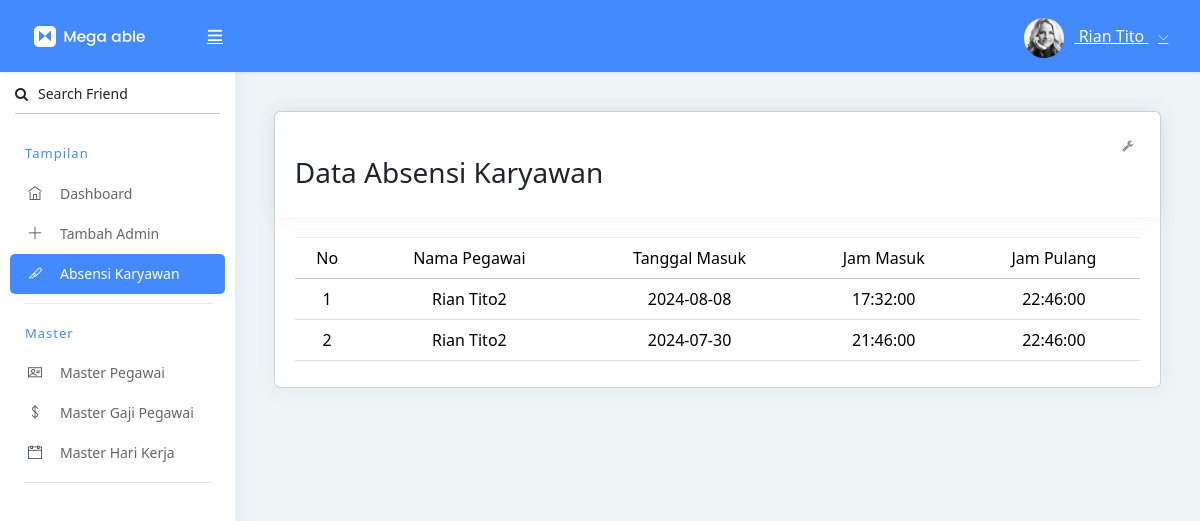
/Admin/absensi/karyawan.php (signed in), run on the app's committed database.
### tables this page shows
CREATE TABLE `absensi_karyawan` (
  `id` int(11) NOT NULL,
  `id_pegawai` int(11) DEFAULT NULL,
  `tanggal_absen` date DEFAULT NULL,
  `jam_masuk` time DEFAULT NULL,
  `jam_keluar` time DEFAULT NULL
);

CREATE TABLE `master_pegawai` (
  `id_pegawai` int(10) NOT NULL,
  `nama_pegawai` varchar(100) NOT NULL,
  `alamat` varchar(100) NOT NULL,
  `telepon_pegawai` varchar(40) NOT NULL,
  `email_pegawai` varchar(50) NOT NULL,
  `tanggal_gabung` varchar(50) NOT NULL,
  `created_at` timestamp NOT NULL DEFAULT current_timestamp(),
  `updated_at` timestamp NOT NULL DEFAULT current_timestamp()
);

### Admin/absensi/karyawan.php (the view, shortened to what this page needs)
<?php
include '../../connection.php';
?>
<!DOCTYPE html>
<html lang="en">
<head>
    <link rel="stylesheet" href="../../assets2/pages/waves/css/waves.min.css" type="text/css" media="all">
    <link rel="stylesheet" type="text/css" href="../../assets2/css/bootstrap/css/bootstrap.min.css">
    <link rel="stylesheet" href="../../assets2/pages/waves/css/waves.min.css" type="text/css" media="all">
    <link rel="stylesheet" type="text/css" href="../../assets2/icon/themify-icons/themify-icons.css">
    <link rel="stylesheet" type="text/css" href="../../assets2/icon/font-awesome/css/font-awesome.min.css">
    <link rel="stylesheet" type="text/css" href="../../assets2/css/jquery.mCustomScrollbar.css">
    <link rel="stylesheet" href="https://www.amcharts.com/lib/3/plugins/export/export.css" type="text/css" media="all" />
    <link rel="stylesheet" type="text/css" href="../../assets2/css/style.css">
    <link rel="stylesheet" href="//cdn.jsdelivr.net/npm/sweetalert2@11">
    <link href="https://cdn.jsdelivr.net/npm/bootstrap@5.3.3/dist/css/bootstrap.min.css" rel="stylesheet">
</head>
<body>
    <div id="pcoded" class="pcoded">
        <div class="pcoded-container navbar-wrapper">
            <nav class="navbar header-navbar pcoded-header">
                <div class="navbar-wrapper">
                    <div class="navbar-logo">
                        <a class="mobile-menu waves-effect waves-light" id="mobile-collapse" href="#!">
                            <i class="ti-menu"></i>
                        </a>
                        <a href="index.html">
                            <img class="img-fluid" src="../../assets2/images/logo.png" alt="Theme-Logo" />
                        </a>
                    </div>
                    <div class="navbar-container container-fluid">
                        <ul class="nav-right">
                            <li class="user-profile header-notification">
                                <a href="#!" class="waves-effect waves-light">
                                    <img src="../../assets2/images/avatar-4.jpg" class="img-radius" alt="User-Profile-Image">
                                    <span><?php echo $_SESSION['user_name']; ?></span>
                                    <i class="ti-angle-down"></i>
                                </a>
                            </li>
                        </ul>
                    </div>
                </div>
            </nav>
            <div class="pcoded-main-container">
                <div class="pcoded-wrapper">
                    <nav class="pcoded-navbar">
                        <div class="pcoded-inner-navbar main-menu">
                            <div class="p-15 p-b-0">
                                <form class="form-material">
                                    <div class="form-group form-primary">
                                        <input type="text" name="footer-email" class="form-control" required="">
                                        <label class="float-label"><i class="fa fa-search m-r-10"></i>Search Friend</label>
                                    </div>
                                </form>
                            </div>
                            <div class="pcoded-navigation-label" data-i18n="nav.category.navigation">Tampilan</div>
                            <ul class="pcoded-item pcoded-left-item">
                                <li>
                                    <a href="../dashboard.php" class="waves-effect waves-dark">
                                        <span class="pcoded-micon"><i class="ti-home"></i><b>D</b></span>
                                        <span class="pcoded-mtext" data-i18n="nav.dash.main">Dashboard</span>
                                    </a>
                                </li>
                                <li>
                                    <a href="../dashboard.php" class="waves-effect waves-dark">
                                        <span class="pcoded-micon"><i class="ti-plus"></i></i><b>D</b></span>
                                        <span class="pcoded-mtext" data-i18n="nav.dash.main">Tambah Admin</span>
                                    </a>
                                </li>
                                <li class="active">
                                    <a href="./absensi/karyawan.php" class="waves-effect waves-dark">
                                        <span class="pcoded-micon"><i class="ti-slice"></i></i><b>D</b></span>
                                        <span class="pcoded-mtext" data-i18n="nav.dash.main">Absensi Karyawan</span>
                                    </a>
                                </li>
                            </ul>
                            <div class="pcoded-navigation-label" data-i18n="nav.category.forms">Master</div>
                            <ul class="pcoded-item pcoded-left-item">
                                <li>
                                    <a href="../master_pegawai/master_pegawai.php" class="waves-effect waves-dark">
                                        <span class="pcoded-micon"><i class="ti-id-badge"></i><b>FC</b></span>
                                        <span class="pcoded-mtext" data-i18n="nav.form-components.main">Master Pegawai</span>
                                    </a>
                                </li>
                                <li>
                                    <a href="../gaji/master_gaji.php" class="waves-effect waves-dark">
                                        <span class="pcoded-micon"><i class="ti-money"></i><b>FC</b></span>
                                        <span class="pcoded-mtext" data-i18n="nav.form-components.main">Master Gaji Pegawai</span>
                                    </a>
                                </li>
                                <li>
                                    <a href="../hari_kerja/master_hari_kerja.php" class="waves-effect waves-dark">
                                        <span class="pcoded-micon"><i class="ti-calendar"></i><b>FC</b></span>
                                        <span class="pcoded-mtext" data-i18n="nav.form-components.main">Master Hari Kerja</span>
                                    </a>
                                </li>
                            </ul>
                        </div>
                    </nav>
                    <div class="pcoded-content">
                        <div class="pcoded-inner-content">
                            <div class="main-body">
                                <div class="page-wrapper">
                                    <div class="page-body">
                                        <div class="card">
                                            <div class="card-header">
                                                <br>
                                                <h3>Data Absensi Karyawan</h3>
                                                <div class="card-header-right">
                                                    <ul class="list-unstyled card-option">
                                                        <li><i class="fa fa fa-wrench open-card-option"></i></li>
                                                    </ul>
                                                </div>
                                            </div>
                                            <div class="card-block table-border-style">
                                                <div class="table-responsive">
                                                    <table class="table">
                                                        <thead>
                                                            <tr>
                                                                <th class="text-center align-middle">No</th>
                                                                <th class="text-center align-middle">Nama Pegawai</th>
                                                                <th class="text-center align-middle">Tanggal Masuk</th>
                                                                <th class="text-center align-middle">Jam Masuk</th>
                                                                <th class="text-center align-middle">Jam Pulang</th>
                                                            </tr>
                                                        </thead>
                                                        <tbody>
                                                            <?php
                                                            $no = 1;
                                                            $sql = "SELECT * FROM absensi_karyawan, master_pegawai WHERE absensi_karyawan.id_pegawai = master_pegawai.id_pegawai";
                                                            $result = mysqli_query($connection, $sql);
                                                            while ($row = mysqli_fetch_assoc($result)) {
                                                            ?>
                                                                <tr>
                                                                    <th scope="row" class="text-center align-middle"><?php echo $no ?></th>
                                                                    <td class="text-center align-middle"><?php echo $row['nama_pegawai'] ?></td>
                                                                    <td class="text-center align-middle"><?php echo $row['tanggal_absen'] ?></td>
                                                                    <td class="text-center align-middle"><?php echo $row['jam_masuk'] ?></td>
                                                                    <td class="text-center align-middle"><?php echo $row['jam_keluar'] ?></td>
                                                                </tr>
                                                                <?php $no++ ?>
                                                            <?php
                                                            }
                                                            ?>
                                                        </tbody>
                                                    </table>
                                                </div>
                                            </div>
                                        </div>
                                    </div>
                                </div>
                            </div>
                        </div>
                    </div>
                </div>
            </div>
        </div>
    </div>
</body>
</html>

### data on the page
absensi_karyawan: id_pegawai.nama_pegawai "Rian Tito2", tanggal_absen "2024-08-08", jam_masuk "17:32:00", jam_keluar "22:46:00"
absensi_karyawan: id_pegawai.nama_pegawai "Rian Tito2", tanggal_absen "2024-07-30", jam_masuk "21:46:00", jam_keluar "22:46:00"

### other printed values
$_SESSION['user_name'] "Rian Tito"
